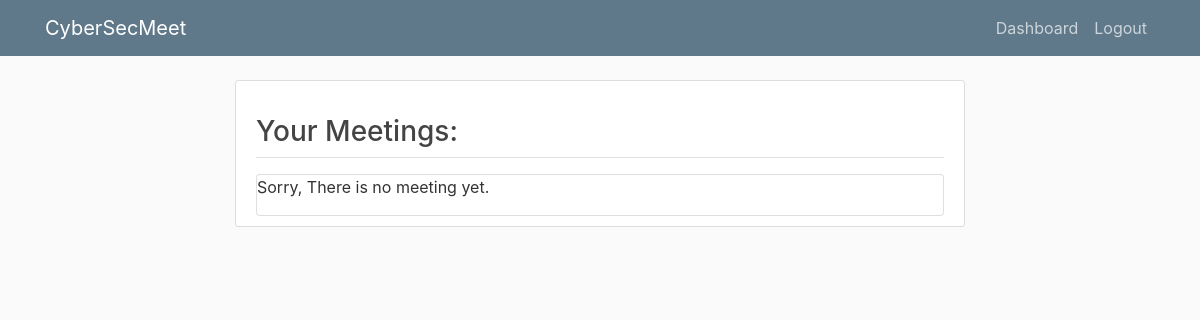
The app's page /user_dashboard/ (signed in), older data.
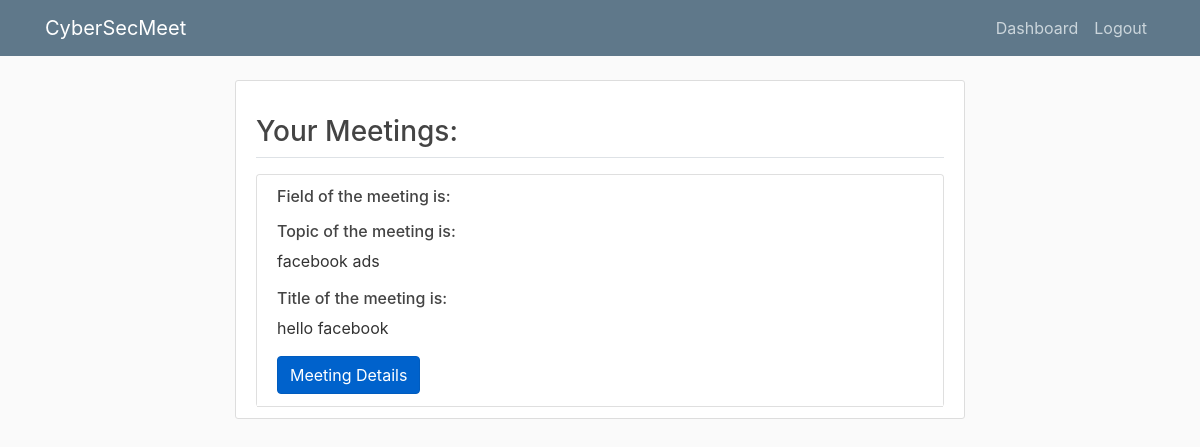
The same page, newer data.
### meetings/models.py (models this page shows, shortened)
class Meetings(models.Model):
    topic = models.CharField(max_length=250)
    title = models.CharField(max_length=250)
    about_meeting = models.TextField(max_length=500)
    zoom_url = models.URLField(max_length=200)
    zoom_password = models.CharField(max_length=250)
    time =  models.TimeField(null=True)
    date = models.DateField(null=True)
    user = models.ForeignKey(NewUser,on_delete=models.CASCADE, default = 1)

### meetings/views.py (the view)
# urls.py: path('user_dashboard/',views.user_dashboard, name='user-dashboard'),
@login_required
def user_dashboard(request):
	current_user = request.user
	print(current_user.admin_key)
	data = StudentMeetings.objects.all().filter(new_user = current_user.id)
	list_of_meetings_index = []
	for meeting in data:
		list_of_meetings_index.append(meeting.meetings.id)
	context = {
	        'meetings' : Meetings.objects.filter(user = current_user.admin_key)
	    }
	return render(request,'meetings/user_dashboard.html',context)

### meetings/templates/meetings/user_dashboard.html (shortened to what this page needs)
{% extends "meetings/user_base_dashboard.html" %}
{% load crispy_forms_tags %}
{% block content %}
    <div class="content-section">
   <h3>Your Meetings:</h3>
   <div class="border-top pt-3"> </div>
    <div class="card">
   <ul class="list-group list-group-flush">
        {% if meetings %}
   {% for meeting  in meetings %}
    <li class="list-group-item">
        <h6>Field of the meeting is: </h6> <p> {{ meeting.area }}</p>
        <h6>Topic of the meeting is:</h6><p>{{ meeting.topic }}</p>
        <h6>Title of the meeting is:</h6>  <p> {{ meeting.title }}</p>
             <a href="http://127.0.0.1:8000/meeting_details/{{ meeting.id }}" class="btn btn-primary  active" role="button" aria-pressed="true">Meeting Details</a>
    {% endfor %}
</li>
    <div>
    {% else %}
        <p>Sorry, There is no meeting  yet.</p>
        {% endif %}
    </div>
{% endblock content %}

### meetings/templates/meetings/user_base_dashboard.html (shortened to what this page needs)
{% load static %}
<!DOCTYPE html>
<html>
<head>
    <link rel="stylesheet" href="https://maxcdn.bootstrapcdn.com/bootstrap/4.0.0/css/bootstrap.min.css">
    <link rel="stylesheet" type="text/css" href="{% static 'meetings/main.css' %}">
</head>
<body>
    <header class="site-header">
      <nav class="navbar navbar-expand-md navbar-dark bg-steel fixed-top">
        <div class="container">
          <a class="navbar-brand mr-4" href="{% url 'home-page' %}">CyberSecMeet</a>
          <div class="collapse navbar-collapse" id="navbarToggle">
            <div class="navbar-nav">
              {% if user.is_authenticated %}
                <a class="nav-item nav-link" href="{% url 'user-dashboard' %}">Dashboard</a>
                <a class="nav-item nav-link" href="{% url 'logout' %}">Logout</a>
              {% endif %}
            </div>
          </div>
        </div>
      </nav>
    </header>
    <main role="main" class="container">
      <div class="row">
        <div class="col-md-2">
        </div>
        <div class="col-md-8">
          {% block content %}
          {% endblock %}
        </div>
        <div class="col-md-2">
        </div>
      </div>
    </main>
</body>
</html>

### meetings/static/meetings/main.css (style rules this page uses)
body { background: #fafafa; color: #333333; margin-top: 5rem; }
h1, h2, h3, h4, h5, h6 { color: #444444; }
ul { margin: 0; }
.bg-steel { background-color: #5f788a; }
.site-header .navbar-nav .nav-link { color: #cbd5db; }
.content-section { background: #ffffff; padding: 10px 20px; border: 1px solid #dddddd; border-radius: 3px; margin-bottom: 20px; }

Row changes from the older to the newer data that the page shows:
now on this page (row edited): Meetings: topic "facebook ads", title "hello facebook"
Text that changed along with them:
text no longer shown: "Sorry, There is no meeting yet."
